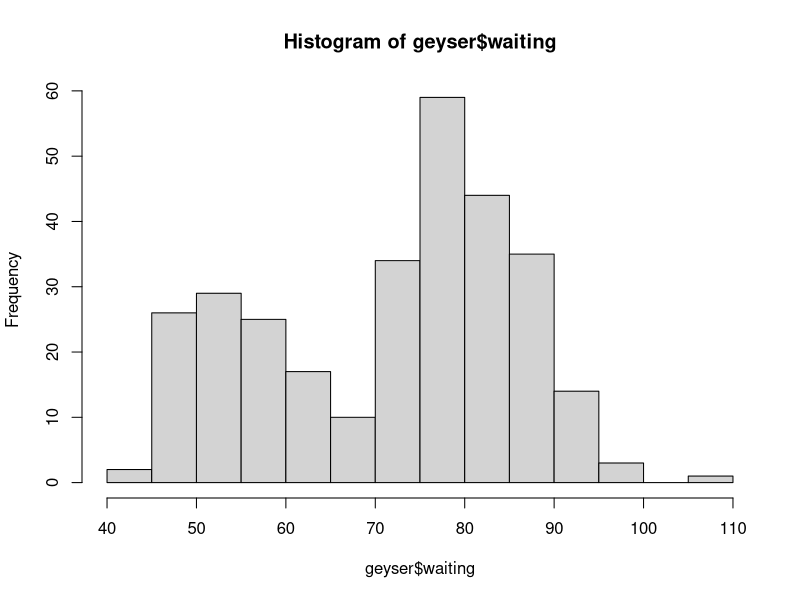
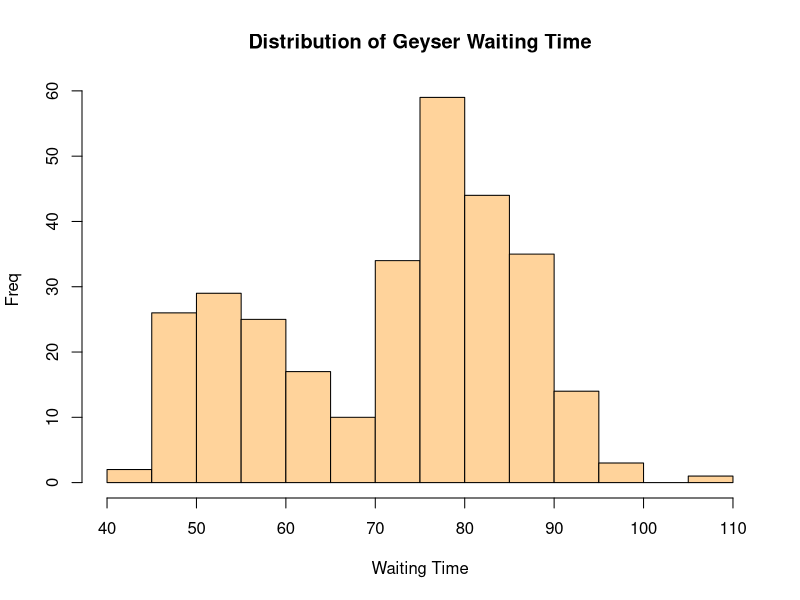
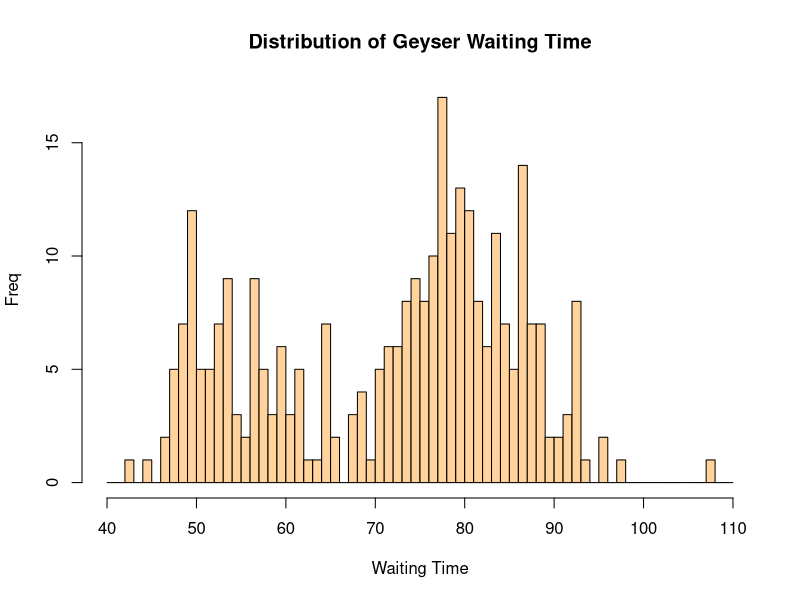
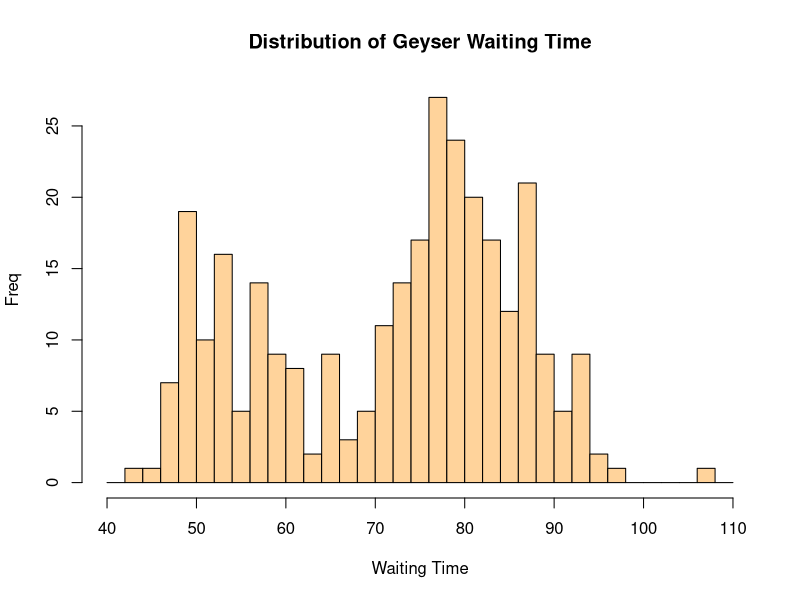
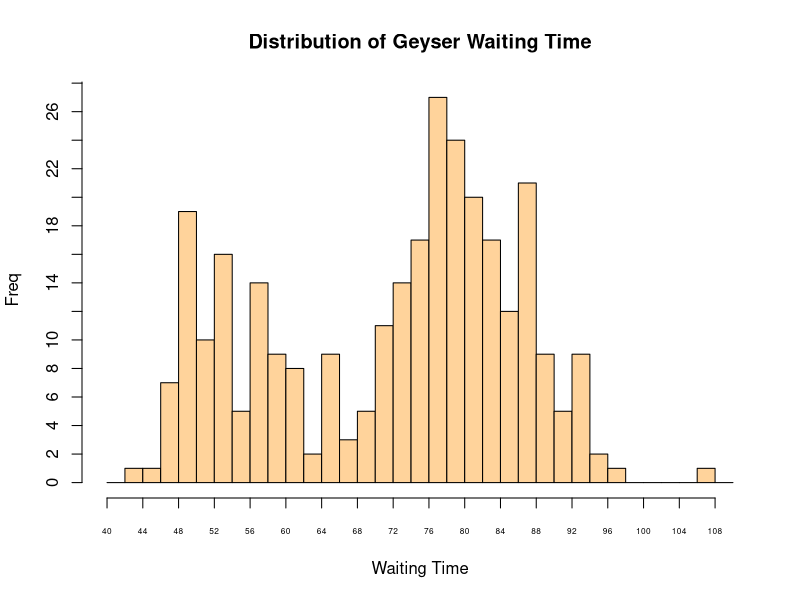
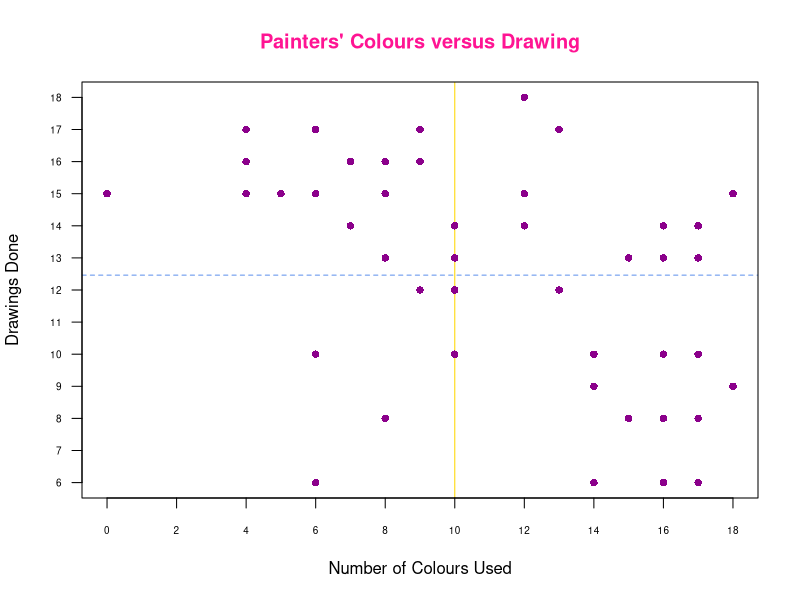
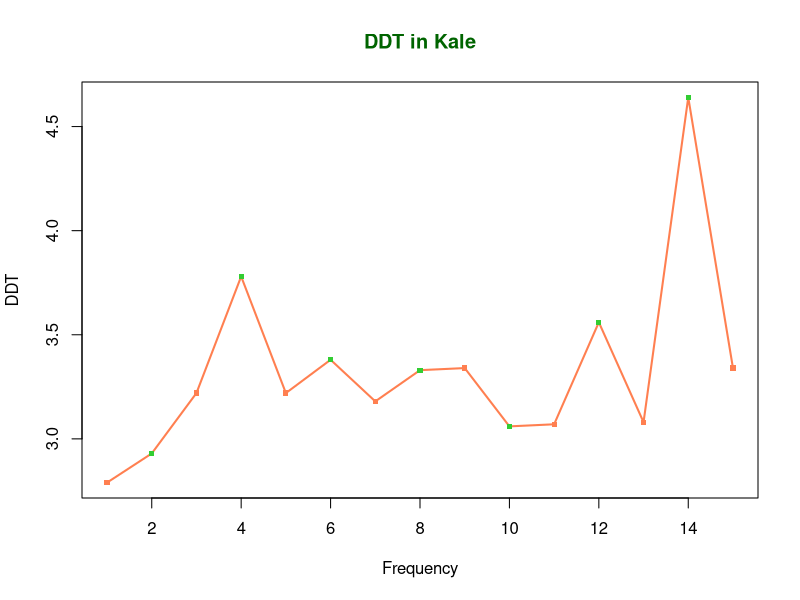

The R source for these figures, in order:
## ---- chunk 1
library(MASS)
hist(geyser$waiting)
## ---- chunk 2
hist(geyser$waiting, xlab = 'Waiting Time', ylab = 'Freq', main = 'Distribution of Geyser Waiting Time', col = 'burlywood1')
## ---- chunk 3
hist(geyser$waiting, xlab = 'Waiting Time', ylab = 'Freq', main = 'Distribution of Geyser Waiting Time', col = 'burlywood1', breaks = 40:110)
## ---- chunk 4
hist(geyser$waiting, xlab = 'Waiting Time', ylab = 'Freq', main = 'Distribution of Geyser Waiting Time', col = 'burlywood1', breaks = seq(40,110,2))
## ---- chunk 5
hist(geyser$waiting, xlab = 'Waiting Time', ylab = 'Freq', main = 'Distribution of Geyser Waiting Time', col = 'burlywood1', breaks = seq(40,110,2), xaxt='n', yaxt='n')
axis(1, at=seq(40,110,by=4), cex.axis=0.5)
axis(2, at=seq(0,30,2), cex.axis=1)
## ---- chunk 6
with(painters, plot(Colour, Drawing, main='Painters\' Colours versus Drawing', xlab = 'Number of Colours Used', ylab='Drawings Done', col.main="deeppink", col="darkmagenta", pch=16, abline(h=mean(painters$Drawing), v=median(painters$Colour), col=c("cornflowerblue","gold"), lty=c(2,1)), xaxt='n', yaxt='n'))
axis(1, at=seq(0,18,2), cex.axis=0.6)
axis(2, at=seq(6,18), cex.axis=0.6, las=1)
## ---- chunk 7
plot(DDT, type="o", col=c("coral","limegreen"), lwd=2, pch=15, cex=0.7, main="DDT in Kale", xlab="Frequency", col.main="darkgreen")
